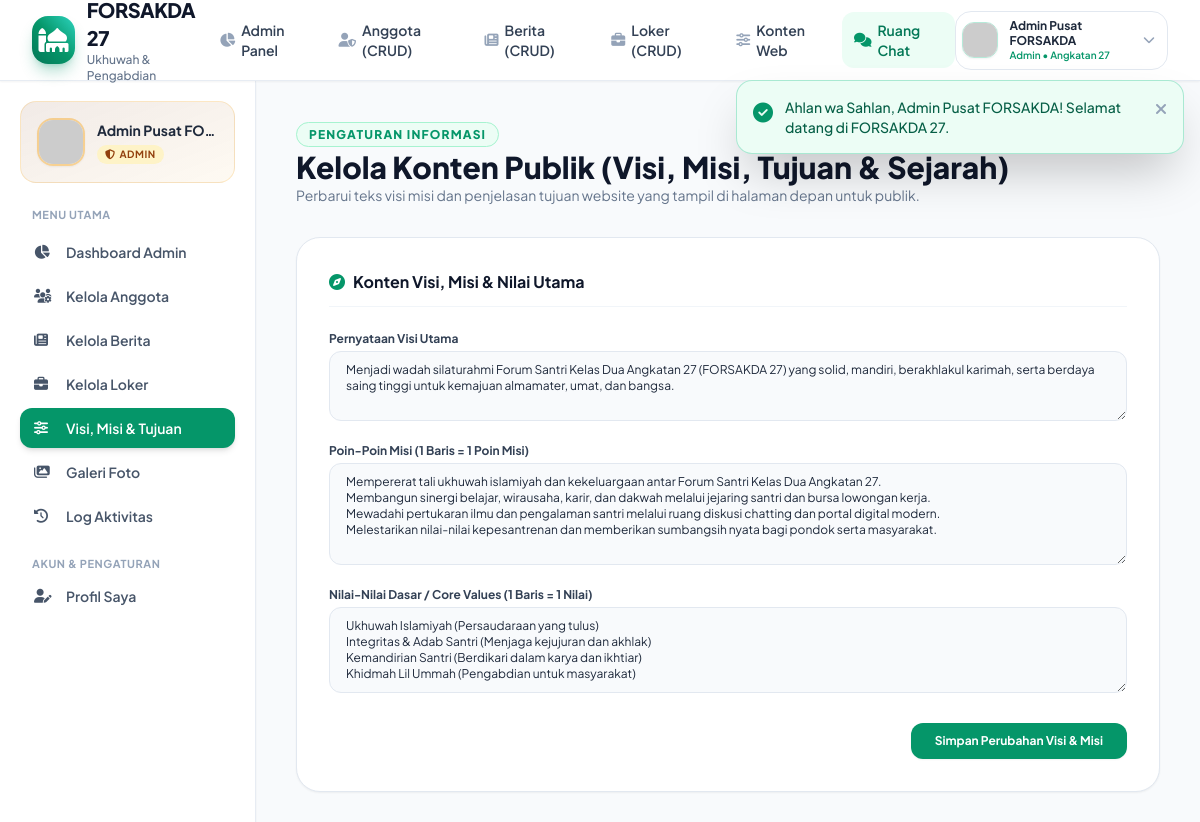
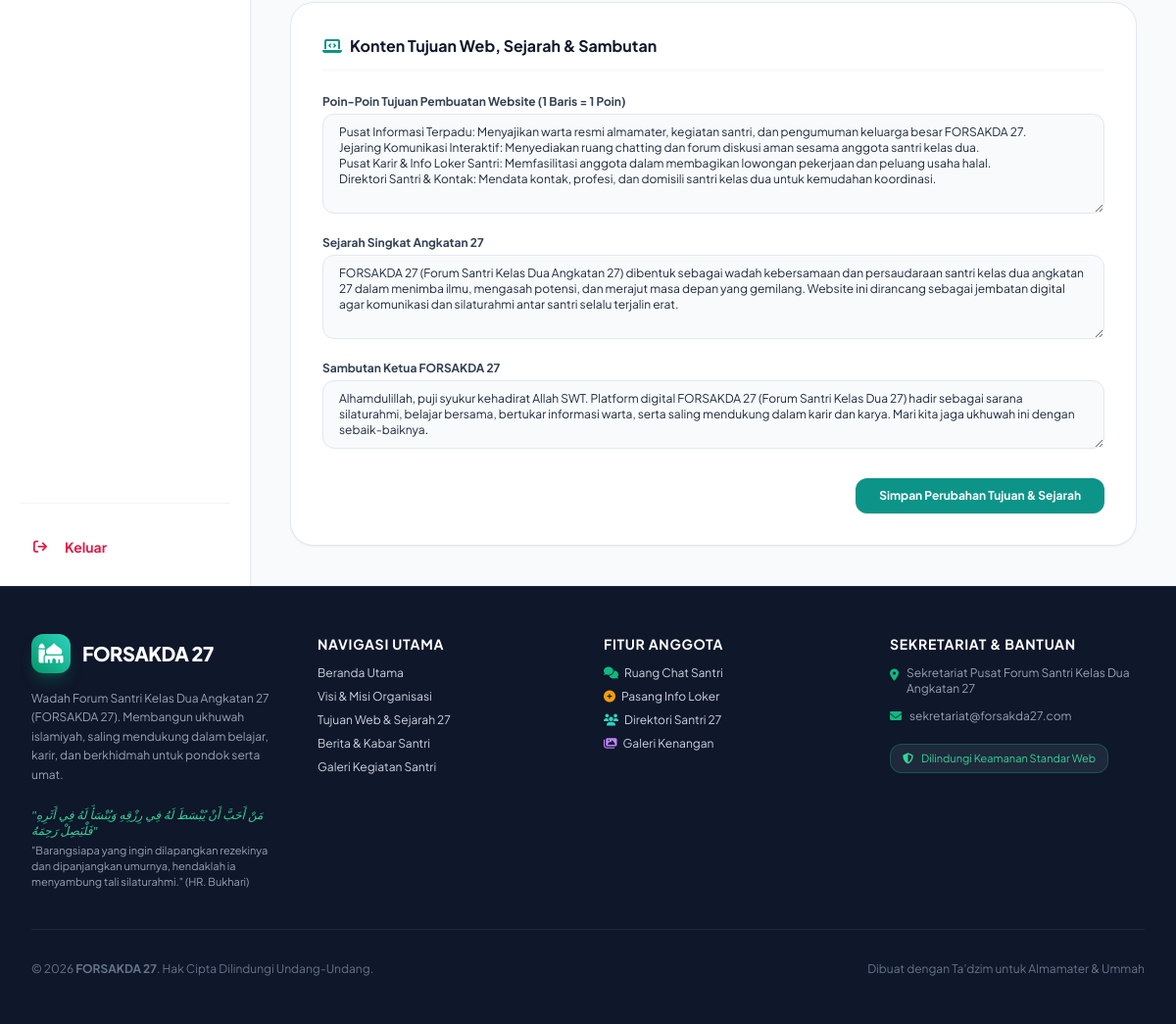
Page /views/admin/konten.php (signed in) on the committed database (2 pictures, top to bottom).
### tables this page shows
CREATE TABLE IF NOT EXISTS `site_content` (
  `id` INT AUTO_INCREMENT PRIMARY KEY,
  `key_name` VARCHAR(100) NOT NULL UNIQUE,
  `title` VARCHAR(255) NOT NULL,
  `content` LONGTEXT NOT NULL,
  `updated_at` DATETIME DEFAULT CURRENT_TIMESTAMP ON UPDATE CURRENT_TIMESTAMP
);

### config/security.php (called while the page is built, shortened)
<?php
function e(?string $data): string {
    return htmlspecialchars($data, ENT_QUOTES | ENT_SUBSTITUTE, 'UTF-8');
}

### views/admin/konten.php (the view, shortened to what this page needs)
<?php
require_once __DIR__ . '/../../includes/header.php';
$pdo = Database::getConnection();
$stmt1 = $pdo->prepare("SELECT content FROM site_content WHERE key_name = 'visi_misi' LIMIT 1");
$stmt1->execute();
$row1 = $stmt1->fetch();
$visiMisi = $row1 ? json_decode($row1['content'], true) : [];
$stmt2 = $pdo->prepare("SELECT content FROM site_content WHERE key_name = 'tujuan_web' LIMIT 1");
$stmt2->execute();
$row2 = $stmt2->fetch();
$tujuanData = $row2 ? json_decode($row2['content'], true) : [];
$visi = $visiMisi['visi'] ?? '';
$misiText = implode("\n", $visiMisi['misi'] ?? []);
$nilaiText = implode("\n", $visiMisi['nilai_utama'] ?? []);
$tujuanText = implode("\n", $tujuanData['tujuan'] ?? []);
$sejarah = $tujuanData['sejarah'] ?? '';
$sambutan = $tujuanData['sambutan_ketua'] ?? '';
?>
<div class="flex-1 flex flex-col md:flex-row bg-slate-50 dark:bg-slate-950">
    <?php require_once __DIR__ . '/../../includes/sidebar.php'; ?>
    <main class="flex-1 p-6 sm:p-10 space-y-8 overflow-y-auto max-w-5xl">
        <div>
            <span class="text-xs font-extrabold uppercase tracking-widest text-brand-600 bg-brand-50 px-3 py-1 rounded-full border border-brand-200">
                Pengaturan Informasi
            </span>
            <h1 class="text-2xl sm:text-3xl font-black text-slate-900 dark:text-white mt-1">
                Kelola Konten Publik (Visi, Misi, Tujuan & Sejarah)
            </h1>
            <p class="text-slate-500 dark:text-slate-400 text-xs sm:text-sm">
                Perbarui teks visi misi dan penjelasan tujuan website yang tampil di halaman depan untuk publik.
            </p>
        </div>
        <div class="grid grid-cols-1 gap-8">
            <div class="bg-white dark:bg-slate-900 rounded-3xl p-6 sm:p-8 border border-slate-200 dark:border-slate-800 shadow-sm space-y-6">
                <h3 class="text-base font-bold text-slate-900 dark:text-white flex items-center gap-2 border-b border-slate-100 dark:border-slate-800 pb-3">
                    <i class="fa-solid fa-compass text-brand-600"></i> Konten Visi, Misi & Nilai Utama
                </h3>
                <form method="POST" action="<?php echo BASE_URL; ?>/actions/content_process.php" class="space-y-4">
                    <div>
                        <label class="block text-xs font-bold text-slate-700 dark:text-slate-300 mb-1">Pernyataan Visi Utama</label>
                        <textarea name="visi" rows="3" required class="w-full px-4 py-2.5 bg-slate-50 dark:bg-slate-800 border border-slate-200 dark:border-slate-700 rounded-xl text-xs text-slate-800 dark:text-slate-100"><?php echo e($visi); ?></textarea>
                    </div>
                    <div>
                        <label class="block text-xs font-bold text-slate-700 dark:text-slate-300 mb-1">
                            Poin-Poin Misi (1 Baris = 1 Poin Misi)
                        </label>
                        <textarea name="misi" rows="5" required class="w-full px-4 py-2.5 bg-slate-50 dark:bg-slate-800 border border-slate-200 dark:border-slate-700 rounded-xl text-xs text-slate-800 dark:text-slate-100"><?php echo e($misiText); ?></textarea>
                    </div>
                    <div>
                        <label class="block text-xs font-bold text-slate-700 dark:text-slate-300 mb-1">
                            Nilai-Nilai Dasar / Core Values (1 Baris = 1 Nilai)
                        </label>
                        <textarea name="nilai_utama" rows="4" class="w-full px-4 py-2.5 bg-slate-50 dark:bg-slate-800 border border-slate-200 dark:border-slate-700 rounded-xl text-xs text-slate-800 dark:text-slate-100"><?php echo e($nilaiText); ?></textarea>
                    </div>
                    <div class="pt-2 text-right">
                        <button type="submit" class="px-6 py-2.5 bg-brand-600 hover:bg-brand-500 text-white font-bold rounded-xl text-xs transition shadow-sm">
                            Simpan Perubahan Visi & Misi
                        </button>
                    </div>
                </form>
            </div>
            <div class="bg-white dark:bg-slate-900 rounded-3xl p-6 sm:p-8 border border-slate-200 dark:border-slate-800 shadow-sm space-y-6">
                <h3 class="text-base font-bold text-slate-900 dark:text-white flex items-center gap-2 border-b border-slate-100 dark:border-slate-800 pb-3">
                    <i class="fa-solid fa-laptop-code text-teal-600"></i> Konten Tujuan Web, Sejarah & Sambutan
                </h3>
                <form method="POST" action="<?php echo BASE_URL; ?>/actions/content_process.php" class="space-y-4">
                    <div>
                        <label class="block text-xs font-bold text-slate-700 dark:text-slate-300 mb-1">
                            Poin-Poin Tujuan Pembuatan Website (1 Baris = 1 Poin)
                        </label>
                        <textarea name="tujuan" rows="5" required class="w-full px-4 py-2.5 bg-slate-50 dark:bg-slate-800 border border-slate-200 dark:border-slate-700 rounded-xl text-xs text-slate-800 dark:text-slate-100"><?php echo e($tujuanText); ?></textarea>
                    </div>
                    <div>
                        <label class="block text-xs font-bold text-slate-700 dark:text-slate-300 mb-1">Sejarah Singkat Angkatan 27</label>
                        <textarea name="sejarah" rows="4" required class="w-full px-4 py-2.5 bg-slate-50 dark:bg-slate-800 border border-slate-200 dark:border-slate-700 rounded-xl text-xs text-slate-800 dark:text-slate-100"><?php echo e($sejarah); ?></textarea>
                    </div>
                    <div>
                        <label class="block text-xs font-bold text-slate-700 dark:text-slate-300 mb-1">Sambutan Ketua FORSAKDA 27</label>
                        <textarea name="sambutan_ketua" rows="3" class="w-full px-4 py-2.5 bg-slate-50 dark:bg-slate-800 border border-slate-200 dark:border-slate-700 rounded-xl text-xs text-slate-800 dark:text-slate-100"><?php echo e($sambutan); ?></textarea>
                    </div>
                    <div class="pt-2 text-right">
                        <button type="submit" class="px-6 py-2.5 bg-teal-600 hover:bg-teal-500 text-white font-bold rounded-xl text-xs transition shadow-sm">
                            Simpan Perubahan Tujuan & Sejarah
                        </button>
                    </div>
                </form>
            </div>
        </div>
    </main>
</div>
<?php require_once __DIR__ . '/../../includes/footer.php'; ?>

### assets/css/custom.css (style rules this page uses)
:root { --primary: #059669; --primary-dark: #064e3b; --accent: #d97706; }
body { font-family: 'Plus Jakarta Sans', -apple-system, BlinkMacSystemFont, 'Segoe UI', Roboto, sans-serif; }

### rows in the picture
site_content: visi "Menjadi wadah silaturahmi Forum Santri Kelas Dua Angkatan 27 (FORSAKDA 27) yang solid, mandiri, berakhlakul karimah, serta berdaya saing tinggi untuk kemajuan almamater, umat, dan bangsa.", misi "Mempererat tali ukhuwah islamiyah dan kekeluargaan antar Forum Santri Kelas Dua Angkatan 27. Membangun sinergi belajar, wirausaha, karir, dan dakwah melalui jejaring santri dan bursa lowongan kerja. Mewadahi pertukaran ilmu dan pengalaman santri melalui ruang diskusi chatting dan portal digital modern. Melestarikan nilai-nilai kepesantrenan dan memberikan sumbangsih nyata bagi pondok serta masyarakat.", nilai_utama "Ukhuwah Islamiyah (Persaudaraan yang tulus) Integritas & Adab Santri (Menjaga kejujuran dan akhlak) Kemandirian Santri (Berdikari dalam karya dan ikhtiar) Khidmah Lil Ummah (Pengabdian untuk masyarakat)"
site_content: tujuan "Pusat Informasi Terpadu: Menyajikan warta resmi almamater, kegiatan santri, dan pengumuman keluarga besar FORSAKDA 27. Jejaring Komunikasi Interaktif: Menyediakan ruang chatting dan forum diskusi aman sesama anggota santri kelas dua. Pusat Karir & Info Loker Santri: Memfasilitasi anggota dalam membagikan lowongan pekerjaan dan peluang usaha halal. Direktori Santri & Kontak: Mendata kontak, profesi, dan domisili santri kelas dua untuk kemudahan koordinasi.", sejarah "FORSAKDA 27 (Forum Santri Kelas Dua Angkatan 27) dibentuk sebagai wadah kebersamaan dan persaudaraan santri kelas dua angkatan 27 dalam menimba ilmu, mengasah potensi, dan merajut masa depan yang gemilang. Website ini dirancang sebagai jembatan digital agar komunikasi dan silaturahmi antar santri selalu terjalin erat.", sambutan_ketua "Alhamdulillah, puji syukur kehadirat Allah SWT. Platform digital FORSAKDA 27 (Forum Santri Kelas Dua 27) hadir sebagai sarana silaturahmi, belajar bersama, bertukar informasi warta, serta saling mendukung dalam karir dan karya. Mari kita jaga ukhuwah ini dengan sebaik-baiknya."

### other values in the picture
$message "Ahlan wa Sahlan, Admin Pusat FORSAKDA! Selamat datang di FORSAKDA 27."
$currentUser['nama'] "Admin Pusat FORSAKDA"
$currentUser['role'] "Admin"
$user['nama'] "Admin Pusat FO…"
$user['role'] "ADMIN"
APP_NAME "FORSAKDA 27"
